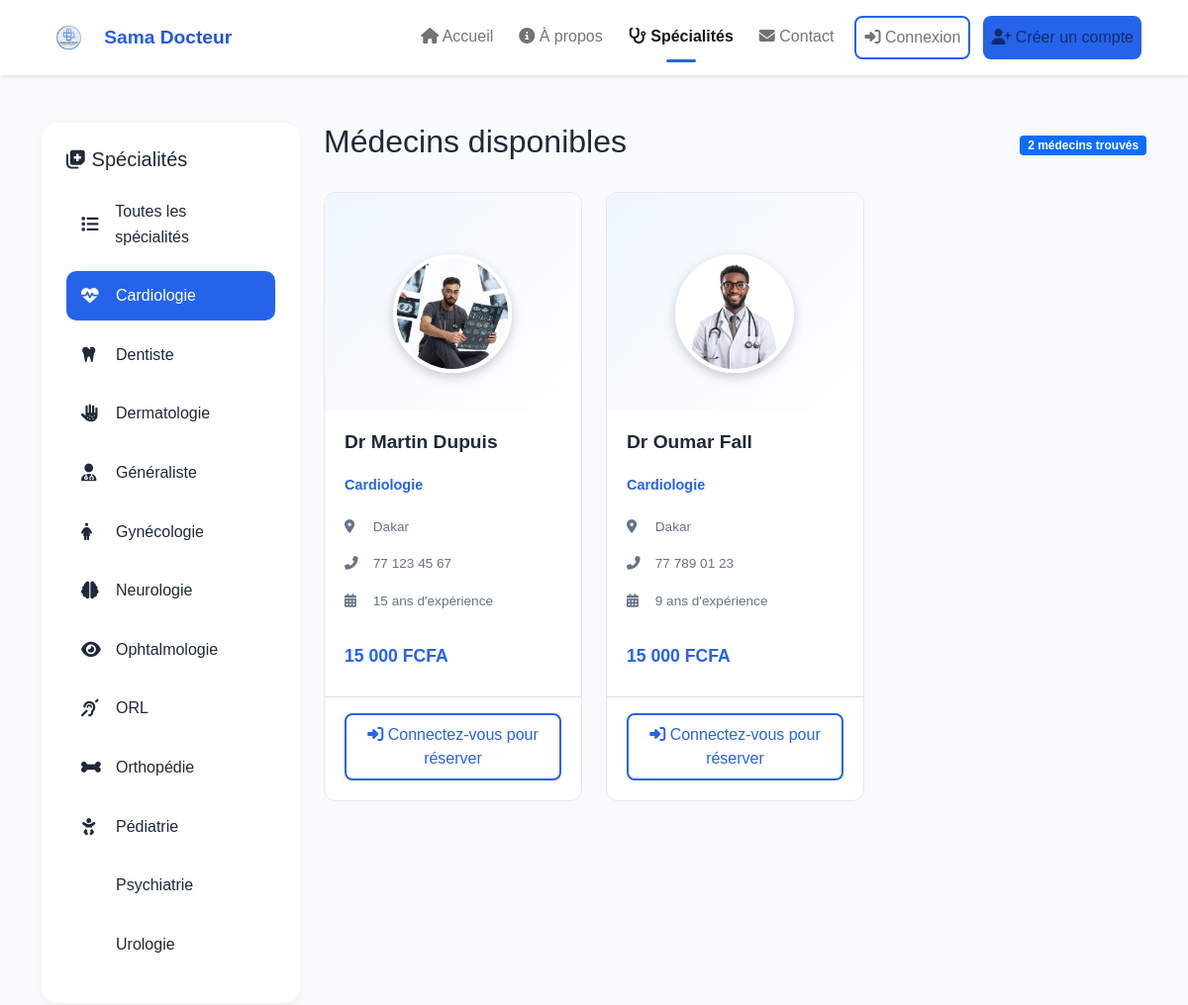
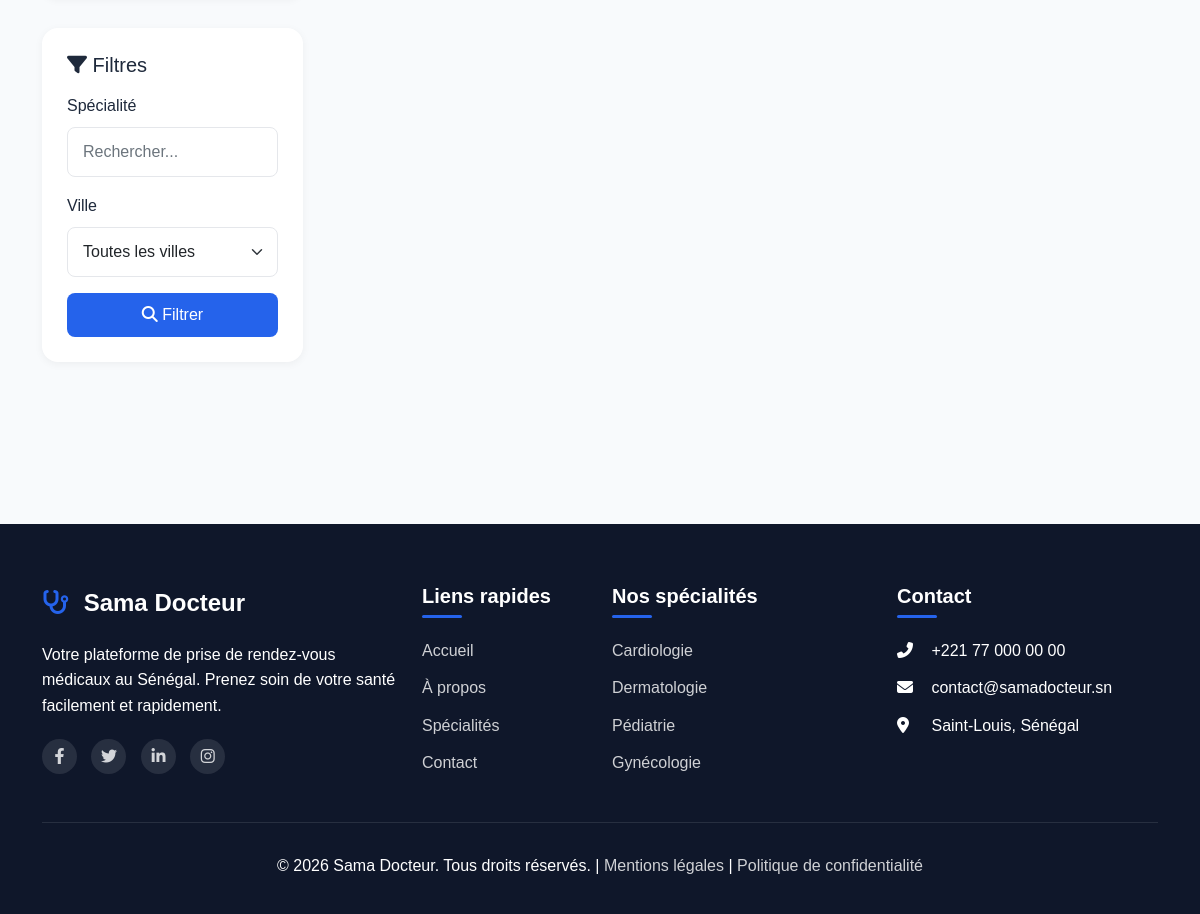
The app's page /specialites.php?id=1 with its own data (2 pictures, top to bottom).
### tables this page shows
CREATE TABLE IF NOT EXISTS specialites (
    id INT AUTO_INCREMENT PRIMARY KEY,
    nom VARCHAR(50) UNIQUE NOT NULL,
    description TEXT,
    icone VARCHAR(50) DEFAULT 'fas fa-stethoscope',
    date_creation DATETIME DEFAULT CURRENT_TIMESTAMP,
    INDEX idx_nom (nom)
);

CREATE TABLE IF NOT EXISTS medecins (
    id INT AUTO_INCREMENT PRIMARY KEY,
    nom_complet VARCHAR(100) NOT NULL,
    specialite_id INT,
    email VARCHAR(100) UNIQUE,
    telephone VARCHAR(20),
    adresse TEXT,
    ville VARCHAR(50),
    tarif_consultation DECIMAL(10,2),
    photo VARCHAR(255),
    numero_ordre VARCHAR(50),
    biographie TEXT,
    annees_experience INT DEFAULT 0,
    est_disponible BOOLEAN DEFAULT TRUE,
    date_creation DATETIME DEFAULT CURRENT_TIMESTAMP,
    FOREIGN KEY (specialite_id) REFERENCES specialites(id) ON DELETE SET NULL,
    INDEX idx_specialite (specialite_id),
    INDEX idx_email (email),
    INDEX idx_disponible (est_disponible)
);

### includes/config.php (called while the page is built, shortened)
<?php
function estConnecte() {
    return isset($_SESSION['user_id']);
}
?>

### specialites.php (the view, shortened to what this page needs)
<?php
require_once 'includes/config.php';
include 'includes/header.php';
$specialite_id = isset($_GET['id']) ? intval($_GET['id']) : null;
$recherche = isset($_GET['specialite']) ? $_GET['specialite'] : '';
$stmtSpecialites = $pdo->query("SELECT * FROM specialites ORDER BY nom");
$specialites = $stmtSpecialites->fetchAll();
$sql = "
    SELECT m.*, s.nom as specialite_nom
    FROM medecins m
    JOIN specialites s ON m.specialite_id = s.id
    WHERE m.est_disponible = TRUE
";
$params = [];
if ($specialite_id) {
    $sql .= " AND m.specialite_id = ?";
    $params[] = $specialite_id;
}
$sql .= " ORDER BY m.nom_complet";
$stmtMedecins = $pdo->prepare($sql);
$stmtMedecins->execute($params);
$medecins = $stmtMedecins->fetchAll();
?>
<div class="container my-5">
    <div class="row">
        <div class="col-lg-3 mb-4" data-aos="fade-right">
            <div class="dashboard-sidebar">
                <h5 class="mb-3"><i class="fas fa-notes-medical"></i> Spécialités</h5>
                <ul class="dashboard-menu">
                    <li>
                        <a href="specialites.php" class="<?php echo !$specialite_id ? 'active' : ''; ?>">
                            <i class="fas fa-list"></i> Toutes les spécialités
                        </a>
                    </li>
                    <?php foreach($specialites as $spec): ?>
                    <li>
                        <a href="specialites.php?id=<?php echo $spec['id']; ?>" class="<?php echo $specialite_id == $spec['id'] ? 'active' : ''; ?>">
                            <i class="<?php echo $spec['icone']; ?>"></i> <?php echo htmlspecialchars($spec['nom']); ?>
                        </a>
                    </li>
                    <?php endforeach; ?>
                </ul>
            </div>
            <div class="dashboard-sidebar mt-4">
                <h5 class="mb-3"><i class="fas fa-filter"></i> Filtres</h5>
                <form method="GET" action="" id="filterForm">
                    <div class="mb-3">
                        <label class="form-label">Spécialité</label>
                        <input type="text" class="form-control" name="specialite" value="<?php echo htmlspecialchars($recherche); ?>" placeholder="Rechercher...">
                    </div>
                    <div class="mb-3">
                        <label class="form-label">Ville</label>
                        <select class="form-select" name="ville">
                            <option value="">Toutes les villes</option>
                        </select>
                    </div>
                    <button type="submit" class="btn btn-primary w-100">
                        <i class="fas fa-search"></i> Filtrer
                    </button>
                </form>
            </div>
        </div>
        <div class="col-lg-9" data-aos="fade-left">
            <div class="d-flex justify-content-between align-items-center mb-4">
                <h2>Médecins disponibles</h2>
                <span class="badge bg-primary"><?php echo count($medecins); ?> médecins trouvés</span>
            </div>
            <?php if(empty($medecins)): ?>
                <div class="alert alert-info">
                    <i class="fas fa-info-circle"></i> Aucun médecin trouvé pour votre recherche.
                </div>
            <?php else: ?>
                <div class="row g-4">
                    <?php foreach($medecins as $index => $medecin): ?>
                    <div class="col-md-6 col-lg-4" data-aos="fade-up" data-aos-delay="<?php echo $index * 50; ?>">
                        <div class="card-medecin card h-100">
                            <?php
                                $doctorPhotos = [
                                    'Dr Martin Dupuis' => 'assets/images/Dr Martin Dupuis.jpg',
                                    'Dr Sophie Diallo' => 'assets/images/Dr Sophie Diallo.jpg',
                                    'Dr Aliou Ndiaye' => 'assets/images/Dr Aliou Ndiaye.jpg',
                                    'Dr Fatou Sow' => 'assets/images/Dr Fatou Sow.jpg',
                                    'Dr Abdoulaye Kane' => 'assets/images/Dr Abdoulaye Kane.jpg',
                                    'Dr Adja Diop' => 'assets/images/Dr Adja Diop.jpg',
                                    'Dr Oumar Fall' => 'assets/images/Dr Oumar Fall.jpg',
                                    'Dr Aïssatou Ba' => 'assets/images/Dr Aïssatou Ba.jpg',
                                    'Dr Cheikh Diagne' => 'assets/images/Dr Cheikh Diagne.jpg',
                                    'Dr Mame Diarra Fall' => 'assets/images/Dr Mame Diarra Fall.jpg'
                                ];
                                $photo = '';
                                $doctorName = trim($medecin['nom_complet']);
                                if (isset($doctorPhotos[$doctorName]) && file_exists(BASE_PATH . $doctorPhotos[$doctorName])) {
                                    $photo = $doctorPhotos[$doctorName];
                                }
                                $imgSrc = preg_match('#^https?://#', $photo) ? $photo : SITE_URL . ltrim($photo, '/');
                            ?>
                            <div class="card-img-top text-center pt-4">
                                  <img src="<?php echo htmlspecialchars($imgSrc); ?>"
                                      alt="Photo de <?php echo htmlspecialchars($medecin['nom_complet']); ?>"
                                      class="photo-profil"
                                      style="width:120px;height:120px;border-radius:50%;object-fit:cover;border:4px solid #ffffff;box-shadow:0 4px 12px rgba(0,0,0,0.2);transition:transform 0.3s ease;" />
                            </div>
                            <div class="card-body">
                                <h5 class="card-title"><?php echo htmlspecialchars($medecin['nom_complet']); ?></h5>
                                <p class="specialite"><?php echo htmlspecialchars($medecin['specialite_nom']); ?></p>
                                <p class="info"><i class="fas fa-map-marker-alt"></i> <?php echo htmlspecialchars($medecin['ville']); ?></p>
                                <p class="info"><i class="fas fa-phone-alt"></i> <?php echo htmlspecialchars($medecin['telephone']); ?></p>
                                <p class="info"><i class="fas fa-calendar-alt"></i> <?php echo $medecin['annees_experience']; ?> ans d'expérience</p>
                                <p class="tarif"><?php echo number_format($medecin['tarif_consultation'], 0, ',', ' '); ?> FCFA</p>
                            </div>
                            <div class="card-footer bg-transparent">
                                <?php if(isset($_SESSION['user_role']) && $_SESSION['user_role'] == 'patient'): ?>
                                    <button class="btn btn-primary w-100" onclick="prendreRendezVous(<?php echo $medecin['id']; ?>)">
                                        <i class="fas fa-calendar-check"></i> Prendre RDV
                                    </button>
                                <?php else: ?>
                                    <a href="connexion.php" class="btn btn-outline-primary w-100">
                                        <i class="fas fa-sign-in-alt"></i> Connectez-vous pour réserver
                                    </a>
                                <?php endif; ?>
                            </div>
                        </div>
                    </div>
                    <?php endforeach; ?>
                </div>
            <?php endif; ?>
        </div>
    </div>
</div>
<?php include 'includes/footer.php'; ?>

### includes/header.php (shortened to what this page needs)
<?php
if (!isset($noHeader)) {
?>
<!DOCTYPE html>
<html lang="fr">
<head>
    <link href="https://cdn.jsdelivr.net/npm/bootstrap@5.1.3/dist/css/bootstrap.min.css" rel="stylesheet">
    <link rel="stylesheet" href="https://cdnjs.cloudflare.com/ajax/libs/font-awesome/6.4.0/css/all.min.css">
    <link href="https://unpkg.com/aos@2.3.1/dist/aos.css" rel="stylesheet">
    <link rel="stylesheet" href="<?php echo SITE_URL; ?>assets/css/style.css">
</head>
<body>
    <nav class="navbar navbar-expand-lg navbar-light bg-white sticky-top">
        <div class="container">
            <a class="navbar-brand" href="<?php echo SITE_URL; ?>">
                <img src="<?php echo SITE_URL; ?>assets/images/logo2.png" alt="" class="navbar-logo-img">
                <span>Sama Docteur</span>
            </a>
            <div class="collapse navbar-collapse" id="navbarNav">
                <ul class="navbar-nav ms-auto">
                    <li class="nav-item">
                        <a class="nav-link <?php echo basename($_SERVER['PHP_SELF']) == 'index.php' ? 'active' : ''; ?>" href="<?php echo SITE_URL; ?>">
                            <i class="fas fa-home"></i> Accueil
                        </a>
                    </li>
                    <li class="nav-item">
                        <a class="nav-link <?php echo basename($_SERVER['PHP_SELF']) == 'apropos.php' ? 'active' : ''; ?>" href="<?php echo SITE_URL; ?>apropos.php">
                            <i class="fas fa-info-circle"></i> À propos
                        </a>
                    </li>
                    <li class="nav-item">
                        <a class="nav-link <?php echo basename($_SERVER['PHP_SELF']) == 'specialites.php' ? 'active' : ''; ?>" href="<?php echo SITE_URL; ?>specialites.php">
                            <i class="fas fa-stethoscope"></i> Spécialités
                        </a>
                    </li>
                    <li class="nav-item">
                        <a class="nav-link <?php echo basename($_SERVER['PHP_SELF']) == 'contact.php' ? 'active' : ''; ?>" href="<?php echo SITE_URL; ?>contact.php">
                            <i class="fas fa-envelope"></i> Contact
                        </a>
                    </li>
                    <?php if (estConnecte()): ?>
                        <?php if ($_SESSION['user_role'] == 'medecin'): ?>
                        <li class="nav-item">
                            <a class="nav-link" href="<?php echo SITE_URL; ?>dashboard-medecin.php">
                                <i class="fas fa-chart-line"></i> Dashboard Médecin
                            </a>
                        </li>
                        <?php elseif ($_SESSION['user_role'] == 'admin'): ?>
                        <li class="nav-item">
                            <a class="nav-link" href="<?php echo SITE_URL; ?>admin/">
                                <i class="fas fa-crown"></i> Administration
                            </a>
                        </li>
                        <?php else: ?>
                        <li class="nav-item">
                            <a class="nav-link" href="<?php echo SITE_URL; ?>dashboard.php">
                                <i class="fas fa-user-md"></i> Mon Espace
                            </a>
                        </li>
                        <?php endif; ?>
                        <li class="nav-item">
                            <a class="nav-link" href="<?php echo SITE_URL; ?>deconnexion.php">
                                <i class="fas fa-sign-out-alt"></i> Déconnexion
                            </a>
                        </li>
                    <?php else: ?>
                        <li class="nav-item">
                            <a class="nav-link btn btn-outline-primary ms-lg-2" href="<?php echo SITE_URL; ?>connexion.php">
                                <i class="fas fa-sign-in-alt"></i> Connexion
                            </a>
                        </li>
                        <li class="nav-item">
                            <a class="nav-link btn btn-primary ms-lg-2" href="<?php echo SITE_URL; ?>creer-compte.php">
                                <i class="fas fa-user-plus"></i> Créer un compte
                            </a>
                        </li>
                    <?php endif; ?>
                </ul>
            </div>
        </div>
    </nav>
    <main>
<?php
}
?>

### includes/footer.php (shortened to what this page needs)
    </main>
    <footer class="footer">
        <div class="container">
            <div class="row">
                <div class="col-md-4 mb-4 mb-md-0">
                    <div class="footer-brand">
                        <i class="fas fa-stethoscope"></i>
                        <span>Sama Docteur</span>
                    </div>
                    <p class="mt-3">Votre plateforme de prise de rendez-vous médicaux au Sénégal. Prenez soin de votre santé facilement et rapidement.</p>
                    <div class="social-links">
                        <a href="#"><i class="fab fa-facebook-f"></i></a>
                        <a href="#"><i class="fab fa-twitter"></i></a>
                        <a href="#"><i class="fab fa-linkedin-in"></i></a>
                        <a href="#"><i class="fab fa-instagram"></i></a>
                    </div>
                </div>
                <div class="col-md-2 mb-4 mb-md-0">
                    <h5>Liens rapides</h5>
                    <ul class="footer-links">
                        <li><a href="<?php echo SITE_URL; ?>">Accueil</a></li>
                        <li><a href="<?php echo SITE_URL; ?>apropos.php">À propos</a></li>
                        <li><a href="<?php echo SITE_URL; ?>specialites.php">Spécialités</a></li>
                        <li><a href="<?php echo SITE_URL; ?>contact.php">Contact</a></li>
                    </ul>
                </div>
                <div class="col-md-3 mb-4 mb-md-0">
                    <h5>Nos spécialités</h5>
                    <ul class="footer-links">
                        <li><a href="#">Cardiologie</a></li>
                        <li><a href="#">Dermatologie</a></li>
                        <li><a href="#">Pédiatrie</a></li>
                        <li><a href="#">Gynécologie</a></li>
                    </ul>
                </div>
                <div class="col-md-3">
                    <h5>Contact</h5>
                    <ul class="footer-links">
                        <li><i class="fas fa-phone-alt"></i> +221 77 000 00 00</li>
                        <li><i class="fas fa-envelope"></i> contact@samadocteur.sn</li>
                        <li><i class="fas fa-map-marker-alt"></i> Saint-Louis, Sénégal</li>
                    </ul>
                </div>
            </div>
            <div class="footer-bottom">
                <p>&copy; <?php echo date('Y'); ?> Sama Docteur. Tous droits réservés. | <a href="#">Mentions légales</a> | <a href="#">Politique de confidentialité</a></p>
            </div>
        </div>
    </footer>
</body>
</html>

### records on screen
specialites: nom "Cardiologie"
specialites: nom "Dentiste"
specialites: nom "Dermatologie"
specialites: nom "Généraliste"
specialites: nom "Gynécologie"
specialites: nom "Neurologie"
specialites: nom "Ophtalmologie"
specialites: nom "ORL"
specialites: nom "Orthopédie"
specialites: nom "Pédiatrie"
specialites: nom "Psychiatrie"
specialites: nom "Urologie"
medecins: nom_complet (picture), nom_complet "Dr Martin Dupuis", specialite.nom "Cardiologie", ville "Dakar", telephone "77 123 45 67", annees_experience "15", tarif_consultation "15 000"
medecins: nom_complet (picture), nom_complet "Dr Oumar Fall", specialite.nom "Cardiologie", ville "Dakar", telephone "77 789 01 23", annees_experience "9", tarif_consultation "15 000"

### other values on screen
count($medecins) "2"
